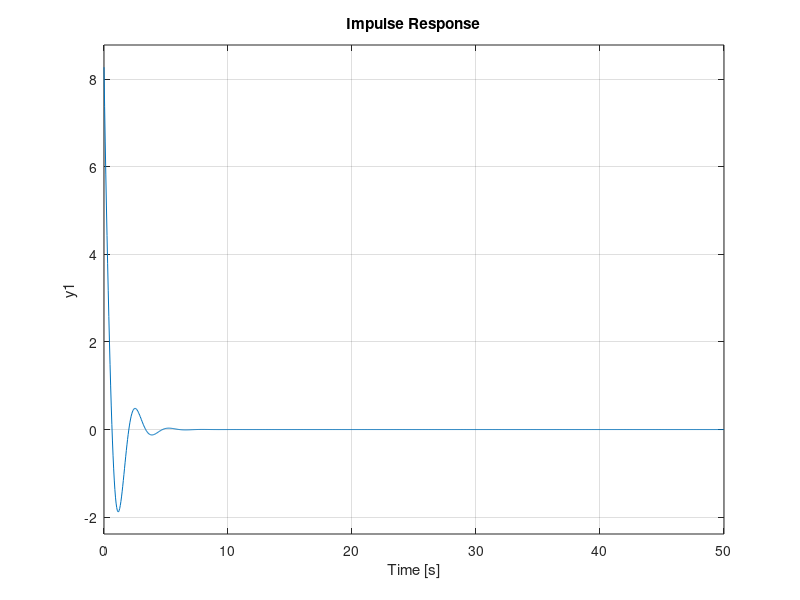

Write MATLAB code to recreate this figure.
clc
clear
close all

s = tf('s');
M = 0.5;
m = 0.2;
b = 0.1;
J = 0.006;
g = 9.8;
l = 0.3;
q = (M + m) * (J + m * l^2)-(m * l)^2;

num1 = [m*l/q  0 ];
den1 = [1  b*(J+m*l^2)/q  -(M+m)*m*g*l/q  -b*m*g*l/q  ];
G_pend=tf(num1,den1);
C = 10*((0.91*s + 1)*(0.2*s + 1))/s;
T = C*G_pend;
P = T / (T+1);
impulse(P)